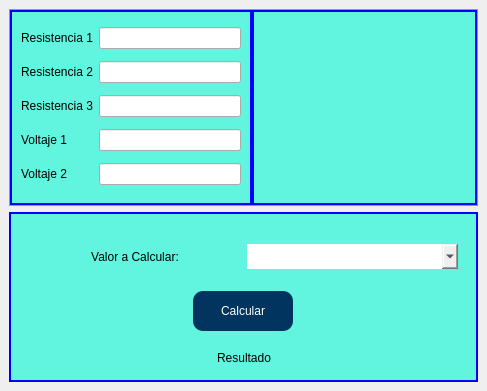
<?xml version="1.0" encoding="UTF-8"?>
<ui version="4.0">
 <class>MainWindow</class>
 <widget class="QMainWindow" name="MainWindow">
  <property name="geometry">
   <rect>
    <x>0</x>
    <y>0</y>
    <width>487</width>
    <height>391</height>
   </rect>
  </property>
  <property name="windowTitle">
   <string>MainWindow</string>
  </property>
  <widget class="QWidget" name="centralwidget">
   <property name="styleSheet">
    <string notr="true">QFrame{
	background-color: rgb(97, 244, 222);
	border-color: rgb(1, 52, 94);

}
</string>
   </property>
   <layout class="QGridLayout" name="gridLayout">
    <item row="0" column="0">
     <widget class="QFrame" name="frame">
      <property name="frameShape">
       <enum>QFrame::StyledPanel</enum>
      </property>
      <property name="frameShadow">
       <enum>QFrame::Raised</enum>
      </property>
      <layout class="QGridLayout" name="gridLayout_2" rowstretch="0" columnstretch="0,0">
       <property name="leftMargin">
        <number>0</number>
       </property>
       <property name="topMargin">
        <number>0</number>
       </property>
       <property name="rightMargin">
        <number>0</number>
       </property>
       <property name="bottomMargin">
        <number>0</number>
       </property>
       <property name="spacing">
        <number>0</number>
       </property>
       <item row="0" column="0">
        <widget class="QFrame" name="frame_2">
         <property name="styleSheet">
          <string notr="true">QFrame{	
	border: 2px solid blue;
}

QLabel{
	border: 0px;
	font: 75 12pt &quot;Comic Sans MS&quot;;
}</string>
         </property>
         <property name="frameShape">
          <enum>QFrame::StyledPanel</enum>
         </property>
         <property name="frameShadow">
          <enum>QFrame::Raised</enum>
         </property>
         <layout class="QGridLayout" name="gridLayout_3">
          <item row="0" column="1">
           <widget class="QLineEdit" name="r1"/>
          </item>
          <item row="3" column="0">
           <widget class="QLabel" name="label_4">
            <property name="text">
             <string>Voltaje 1</string>
            </property>
           </widget>
          </item>
          <item row="1" column="0">
           <widget class="QLabel" name="label_2">
            <property name="text">
             <string>Resistencia 2</string>
            </property>
           </widget>
          </item>
          <item row="0" column="0">
           <widget class="QLabel" name="label">
            <property name="text">
             <string>Resistencia 1</string>
            </property>
           </widget>
          </item>
          <item row="2" column="0">
           <widget class="QLabel" name="label_3">
            <property name="text">
             <string>Resistencia 3</string>
            </property>
           </widget>
          </item>
          <item row="3" column="1">
           <widget class="QLineEdit" name="v1"/>
          </item>
          <item row="1" column="1">
           <widget class="QLineEdit" name="r2"/>
          </item>
          <item row="2" column="1">
           <widget class="QLineEdit" name="r3"/>
          </item>
          <item row="4" column="0">
           <widget class="QLabel" name="label_6">
            <property name="text">
             <string>Voltaje 2</string>
            </property>
           </widget>
          </item>
          <item row="4" column="1">
           <widget class="QLineEdit" name="v2"/>
          </item>
         </layout>
        </widget>
       </item>
       <item row="0" column="1">
        <widget class="QFrame" name="frame_3">
         <property name="minimumSize">
          <size>
           <width>225</width>
           <height>0</height>
          </size>
         </property>
         <property name="styleSheet">
          <string notr="true">QFrame{	
	border: 2px solid blue;
}

QLabel{
	border: 0px;
	font: 75 12pt &quot;Comic Sans MS&quot;;
}</string>
         </property>
         <property name="frameShape">
          <enum>QFrame::StyledPanel</enum>
         </property>
         <property name="frameShadow">
          <enum>QFrame::Raised</enum>
         </property>
         <layout class="QHBoxLayout" name="horizontalLayout_4">
          <item>
           <widget class="QLabel" name="label_5">
            <property name="maximumSize">
             <size>
              <width>225</width>
              <height>125</height>
             </size>
            </property>
            <property name="text">
             <string/>
            </property>
            <property name="pixmap">
             <pixmap>edc62ed8622fe041dacc34fdf690d346b7830687.svg</pixmap>
            </property>
            <property name="scaledContents">
             <bool>true</bool>
            </property>
           </widget>
          </item>
         </layout>
        </widget>
       </item>
      </layout>
     </widget>
    </item>
    <item row="1" column="0">
     <widget class="QFrame" name="frame_4">
      <property name="maximumSize">
       <size>
        <width>16777215</width>
        <height>170</height>
       </size>
      </property>
      <property name="styleSheet">
       <string notr="true">QFrame{	
	border: 2px solid blue;
}

QLabel{
	border: 0px;
}</string>
      </property>
      <property name="frameShape">
       <enum>QFrame::StyledPanel</enum>
      </property>
      <property name="frameShadow">
       <enum>QFrame::Raised</enum>
      </property>
      <layout class="QVBoxLayout" name="verticalLayout" stretch="0,0">
       <property name="spacing">
        <number>0</number>
       </property>
       <property name="sizeConstraint">
        <enum>QLayout::SetDefaultConstraint</enum>
       </property>
       <property name="leftMargin">
        <number>0</number>
       </property>
       <property name="topMargin">
        <number>0</number>
       </property>
       <property name="rightMargin">
        <number>0</number>
       </property>
       <property name="bottomMargin">
        <number>0</number>
       </property>
       <item>
        <widget class="QFrame" name="frame_5">
         <property name="minimumSize">
          <size>
           <width>0</width>
           <height>120</height>
          </size>
         </property>
         <property name="maximumSize">
          <size>
           <width>16777215</width>
           <height>100</height>
          </size>
         </property>
         <property name="styleSheet">
          <string notr="true">




	border: 0px;
</string>
         </property>
         <property name="frameShape">
          <enum>QFrame::StyledPanel</enum>
         </property>
         <property name="frameShadow">
          <enum>QFrame::Raised</enum>
         </property>
         <layout class="QVBoxLayout" name="verticalLayout_2">
          <item>
           <widget class="QFrame" name="frame_8">
            <property name="frameShape">
             <enum>QFrame::StyledPanel</enum>
            </property>
            <property name="frameShadow">
             <enum>QFrame::Raised</enum>
            </property>
            <layout class="QHBoxLayout" name="horizontalLayout">
             <item>
              <widget class="QLabel" name="label_7">
               <property name="layoutDirection">
                <enum>Qt::LeftToRight</enum>
               </property>
               <property name="autoFillBackground">
                <bool>false</bool>
               </property>
               <property name="styleSheet">
                <string notr="true">font: 75 12pt &quot;Comic Sans MS&quot;;</string>
               </property>
               <property name="text">
                <string>Valor a Calcular:</string>
               </property>
               <property name="textFormat">
                <enum>Qt::AutoText</enum>
               </property>
               <property name="alignment">
                <set>Qt::AlignCenter</set>
               </property>
              </widget>
             </item>
             <item>
              <widget class="QComboBox" name="comboBox">
               <property name="minimumSize">
                <size>
                 <width>200</width>
                 <height>25</height>
                </size>
               </property>
               <property name="layoutDirection">
                <enum>Qt::LeftToRight</enum>
               </property>
               <property name="autoFillBackground">
                <bool>false</bool>
               </property>
               <property name="styleSheet">
                <string notr="true">border-raduis:10px;</string>
               </property>
              </widget>
             </item>
            </layout>
           </widget>
          </item>
          <item>
           <widget class="QFrame" name="frame_7">
            <property name="minimumSize">
             <size>
              <width>0</width>
              <height>80</height>
             </size>
            </property>
            <property name="frameShape">
             <enum>QFrame::StyledPanel</enum>
            </property>
            <property name="frameShadow">
             <enum>QFrame::Raised</enum>
            </property>
            <layout class="QHBoxLayout" name="horizontalLayout_3">
             <property name="spacing">
              <number>0</number>
             </property>
             <property name="sizeConstraint">
              <enum>QLayout::SetDefaultConstraint</enum>
             </property>
             <property name="leftMargin">
              <number>0</number>
             </property>
             <property name="topMargin">
              <number>0</number>
             </property>
             <property name="rightMargin">
              <number>0</number>
             </property>
             <property name="bottomMargin">
              <number>25</number>
             </property>
             <item>
              <widget class="QPushButton" name="btn_calcular">
               <property name="minimumSize">
                <size>
                 <width>100</width>
                 <height>40</height>
                </size>
               </property>
               <property name="maximumSize">
                <size>
                 <width>100</width>
                 <height>40</height>
                </size>
               </property>
               <property name="layoutDirection">
                <enum>Qt::LeftToRight</enum>
               </property>
               <property name="autoFillBackground">
                <bool>false</bool>
               </property>
               <property name="styleSheet">
                <string notr="true">QPushButton{
background-color: rgb(1, 52, 94);
color: rgb(255, 255, 255);
border-radius: 10px;
}

QPushButton:hover{
background-color:rgba(2, 65, 118, 200);
}</string>
               </property>
               <property name="text">
                <string>Calcular</string>
               </property>
               <property name="autoDefault">
                <bool>false</bool>
               </property>
              </widget>
             </item>
            </layout>
           </widget>
          </item>
         </layout>
        </widget>
       </item>
       <item>
        <widget class="QFrame" name="frame_6">
         <property name="maximumSize">
          <size>
           <width>16777215</width>
           <height>40</height>
          </size>
         </property>
         <property name="styleSheet">
          <string notr="true">


	border: 0px;
</string>
         </property>
         <property name="frameShape">
          <enum>QFrame::StyledPanel</enum>
         </property>
         <property name="frameShadow">
          <enum>QFrame::Raised</enum>
         </property>
         <layout class="QHBoxLayout" name="horizontalLayout_2">
          <property name="spacing">
           <number>0</number>
          </property>
          <item>
           <spacer name="horizontalSpacer">
            <property name="orientation">
             <enum>Qt::Horizontal</enum>
            </property>
            <property name="sizeHint" stdset="0">
             <size>
              <width>40</width>
              <height>20</height>
             </size>
            </property>
           </spacer>
          </item>
          <item>
           <widget class="QLabel" name="resultado">
            <property name="styleSheet">
             <string notr="true">font: 75 12pt &quot;Comic Sans MS&quot;;</string>
            </property>
            <property name="text">
             <string>Resultado</string>
            </property>
           </widget>
          </item>
          <item>
           <spacer name="horizontalSpacer_2">
            <property name="orientation">
             <enum>Qt::Horizontal</enum>
            </property>
            <property name="sizeHint" stdset="0">
             <size>
              <width>40</width>
              <height>20</height>
             </size>
            </property>
           </spacer>
          </item>
         </layout>
        </widget>
       </item>
      </layout>
     </widget>
    </item>
   </layout>
  </widget>
 </widget>
 <resources/>
 <connections/>
</ui>
